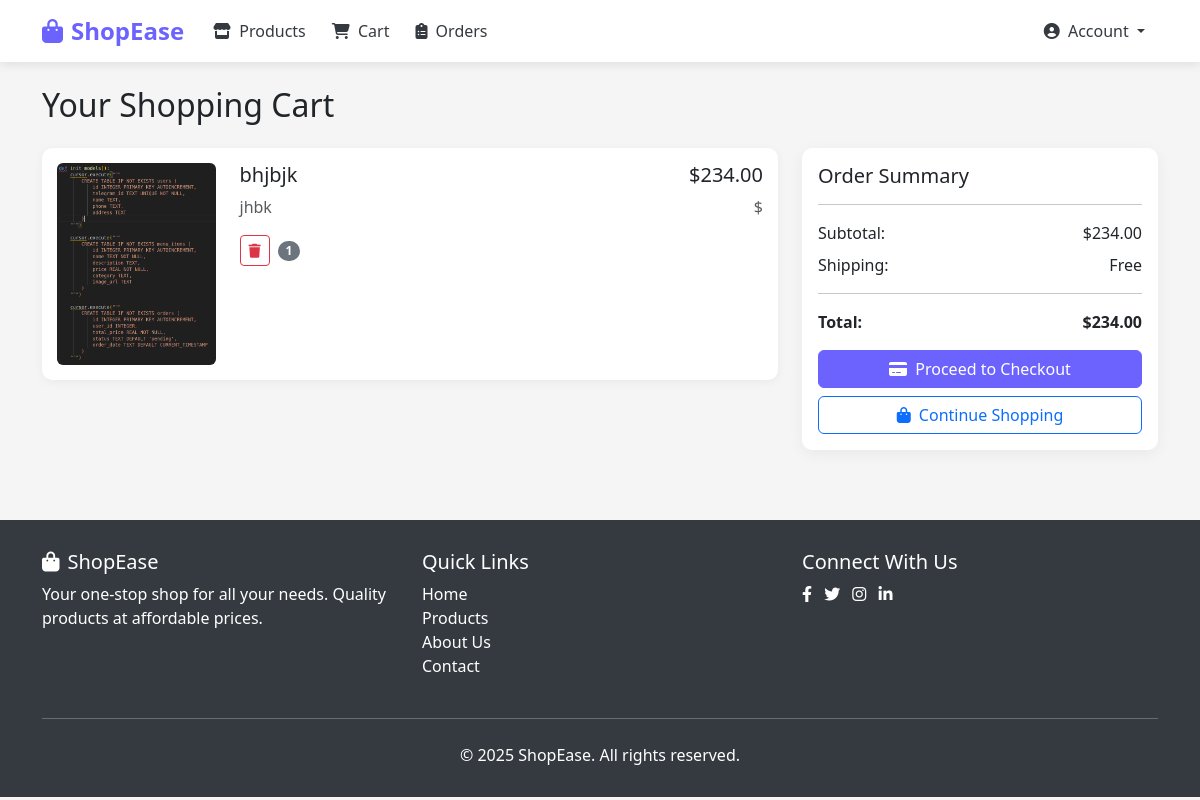
The app's page /cart/ (signed in) with its own data.
### shop/models.py (models this page shows, shortened)
class Cart(models.Model):
    user = models.ForeignKey(User, on_delete=models.CASCADE)
    product = models.ForeignKey(Product, on_delete=models.CASCADE)
    quantity = models.PositiveIntegerField(default=1)
    created_at = models.DateTimeField(auto_now_add=True)

class Product(models.Model):
    name = models.CharField(max_length=255)
    description = models.TextField()
    price = models.DecimalField(max_digits=10, decimal_places=2)
    image = models.ImageField(upload_to='products/')
    created_at = models.DateTimeField(auto_now_add=True)

### shop/views.py (the view)
# urls.py: path('cart/', views.cart_view, name='cart_view'),
def cart_view(request):
    user_id = request.session.get('user_id')
    if not user_id:
        return HttpResponseRedirect(reverse('login'))
    user = get_object_or_404(User, id=user_id)
    cart_items = Cart.objects.filter(user=user)
    total = sum(item.product.price * item.quantity for item in cart_items)
    return render(request, 'cart_view.html', {'cart_items': cart_items, 'total': total})

### templates/cart_view.html (shortened to what this page needs)
{% extends 'base.html' %}
{% block content %}
<h2 class="mb-4">Your Shopping Cart</h2>
{% if cart_items %}
<div class="row">
    <div class="col-md-8">
        {% for item in cart_items %}
        <div class="cart-item">
            <div class="row">
                <div class="col-md-3">
                    <img src="{{ item.product.image.url }}" class="img-fluid rounded" alt="{{ item.product.name }}">
                </div>
                <div class="col-md-6">
                    <h5>{{ item.product.name }}</h5>
                    <p class="text-muted">{{ item.product.description|truncatechars:80 }}</p>
                    <div class="d-flex align-items-center">
                        <a href="{% url 'remove_from_cart' item.product.id %}" class="btn btn-sm btn-outline-danger me-2">
                            <i class="fas fa-trash"></i>
                        </a>
                        <span class="badge bg-secondary rounded-pill">{{ item.quantity }}</span>
                    </div>
                </div>
                <div class="col-md-3 text-end">
                    <h5>${{ item.product.price }}</h5>
                    <p class="text-muted">${{ item.subtotal }}</p>
                </div>
            </div>
        </div>
        {% endfor %}
    </div>
    <div class="col-md-4">
        <div class="card">
            <div class="card-body">
                <h5 class="card-title">Order Summary</h5>
                <hr>
                <div class="d-flex justify-content-between mb-2">
                    <span>Subtotal:</span>
                    <span>${{ total }}</span>
                </div>
                <div class="d-flex justify-content-between mb-2">
                    <span>Shipping:</span>
                    <span>Free</span>
                </div>
                <hr>
                <div class="d-flex justify-content-between fw-bold">
                    <span>Total:</span>
                    <span>${{ total }}</span>
                </div>
                <a href="{% url 'checkout' %}" class="btn btn-primary w-100 mt-3">
                    <i class="fas fa-credit-card me-1"></i> Proceed to Checkout
                </a>
                <a href="{% url 'product_list' %}" class="btn btn-outline-primary w-100 mt-2">
                    <i class="fas fa-shopping-bag me-1"></i> Continue Shopping
                </a>
            </div>
        </div>
    </div>
</div>
{% endif %}
{% endblock %}

### templates/base.html (style rules this page uses)
:root { --primary-color: #6c63ff; --secondary-color: #f8f9fa; --dark-color: #343a40; --light-color: #ffffff; --success-color: #28a745; }
body { font-family: 'Segoe UI', Tahoma, Geneva, Verdana, sans-serif; background-color: #f5f5f5; }
.btn-primary { background-color: var(--primary-color); border-color: var(--primary-color); }
.card { border: none; border-radius: 10px; box-shadow: 0 4px 15px rgba(0, 0, 0, 0.05); transition: transform 0.3s, box-shadow 0.3s; margin-bottom: 20px; }
.cart-item { background-color: var(--light-color); border-radius: 10px; padding: 15px; margin-bottom: 15px; box-shadow: 0 2px 10px rgba(0, 0, 0, 0.05); }

### records on screen
Cart: product.image (picture), product.name "bhjbjk", product.description "jhbk", quantity "1", product.price "234.00"

### other values on screen
{{ total }} "234.00"
